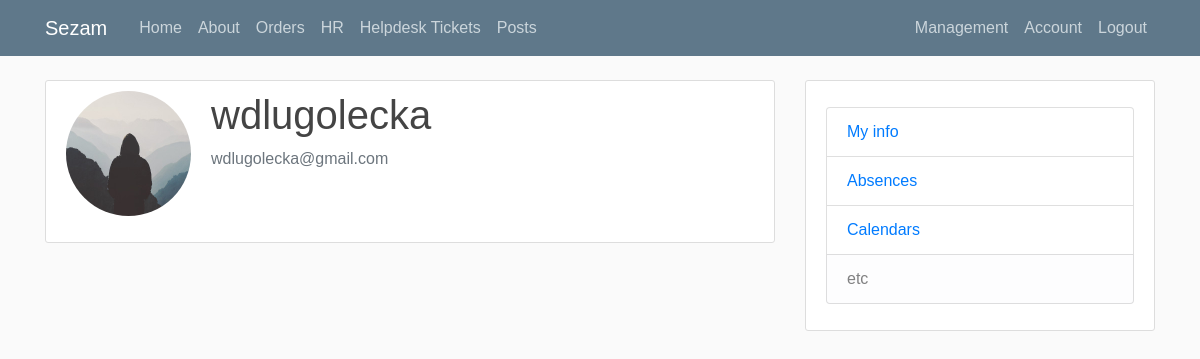
Screenshot of /mgmt_user_info_view/2 (signed in) with the database file from the repository.
### sezam.py (models this page shows, shortened)
class User(db.Model, UserMixin):
    id = db.Column(db.Integer, primary_key=True)
    username = db.Column(db.String(20), nullable=False)
    name= db.Column(db.String(20), nullable=False)
    surname= db.Column(db.String(20), nullable=False)
    email = db.Column(db.String(120), unique=True, nullable=False)
    image_file = db.Column(db.String(20), nullable=False, default='default.jpg')
    password = db.Column(db.String(60), nullable=False)
    privilege = db.Column(db.String(60), nullable=False)
    supervisor = db.Column(db.String(60), nullable=False, default='.')
    status = db.Column(db.String(60), nullable=False)
    posts = db.relationship('Post', backref='author', lazy=True)
    helpdesks = db.relationship('Helpdesk', backref='author', lazy=True)
    user_infos = db.relationship('User_info', backref='author', lazy=True)
    orders = db.relationship('Order', backref='author', lazy=True)

### sezam.py (the view)
@app.route('/mgmt_user_info_view/<int:user_id>', methods=['POST','GET'])
@login_required
def mgmt_user_info_view(user_id):
    if current_user.privilege=='User':
        return redirect(url_for('about'))
    else:
        user = User.query.filter_by(id=user_id).first_or_404()
        try:
            user_info = User_info.query.filter_by(user_id=user_id).first_or_404()
            return render_template('mgmt_user_info_view.html', user_id=user_id, user=user, user_info=user_info)
        except:
            return render_template('mgmt_user_info_view.html', user=user)

### sezam.py (called while the page is built)
@login_manager.user_loader
def load_user(user_id):
    return User.query.get(int(user_id))

### templates/mgmt_user_info_view.html (shortened to what this page needs)
{% extends "layout.html" %}
{% block content %}
    <div class="content-section">
      <div class="media">
        <img class="rounded-circle account-img" src="http://127.0.0.1:5000/static/profile_pics/{{ user.image_file }}">
        <div class="media-body">
          <h2 class="account-heading">{{ user.username }}</h2>
          <p class="text-secondary">{{ user.email }}</p>
        </div>
      </div>
    </div>
{% endblock content %}

### static/main.css (style rules this page uses)
body { background: #fafafa; color: #333333; margin-top: 5rem; }
h1, h2, h3, h4, h5, h6 { color: #444444; }
.content-section { background: #ffffff; padding: 10px 20px; border: 1px solid #dddddd; border-radius: 3px; margin-bottom: 20px; }
.account-img { height: 125px; width: 125px; margin-right: 20px; margin-bottom: 16px; }
.account-heading { font-size: 2.5rem; }
body { font-family: Verdana, sans-serif; }

### rows the page displays
User: image_file (placeholder picture), username "wdlugolecka", email "wdlugolecka@gmail.com"
